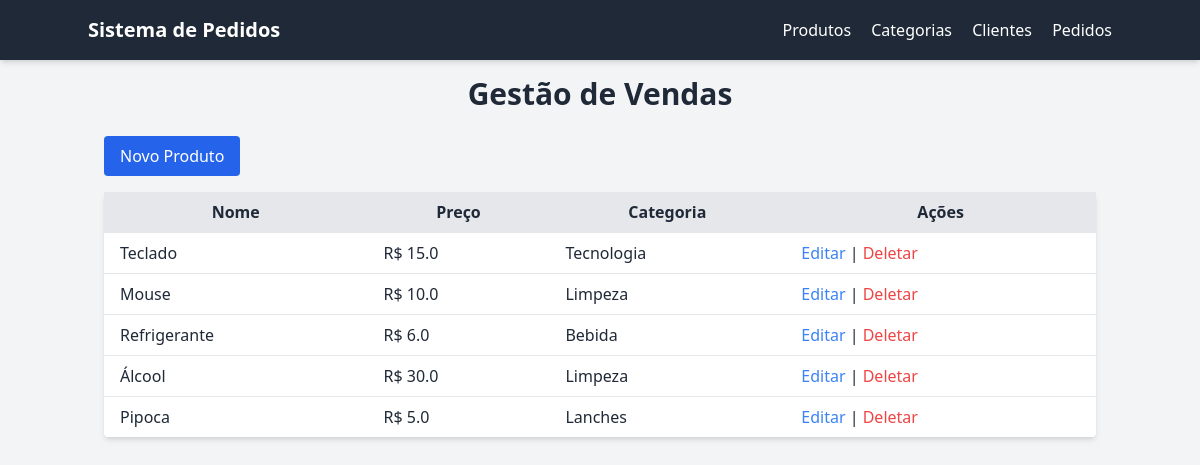
Page /products on the committed database.
### tables this page shows
CREATE TABLE products (
                id INTEGER PRIMARY KEY AUTOINCREMENT,
                name TEXT NOT NULL,
                price REAL NOT NULL,
                category_id INTEGER,
                FOREIGN KEY (category_id) REFERENCES categories (id)
            );

CREATE TABLE categories (
                id INTEGER PRIMARY KEY AUTOINCREMENT,
                name TEXT NOT NULL
            );

### main.py (the view)
@app.route('/products')
def list_products():
    with sqlite3.connect(DATABASE) as conn:
        cur = conn.cursor()
        cur.execute('''
            SELECT products.id, products.name, products.price, categories.name
            FROM products
            LEFT JOIN categories ON products.category_id = categories.id
        ''')
        products = cur.fetchall()
    return render_template('products/list.html', products=products)

### templates/products/list.html (shortened to what this page needs)
{% extends 'base_tailwind.html' %}
{% block content %}
<a href="{{ url_for('create_product') }}" class="bg-blue-600 text-white px-4 py-2 rounded mb-4 inline-block">Novo Produto</a>
<table class="w-full table-auto bg-white shadow-md rounded">
  <thead class="bg-gray-200">
    <tr>
      <th class="px-4 py-2">Nome</th>
      <th class="px-4 py-2">Preço</th>
      <th class="px-4 py-2">Categoria</th>
      <th class="px-4 py-2">Ações</th>
    </tr>
  </thead>
  <tbody>
    {% for p in products %}
    <tr class="border-t">
      <td class="px-4 py-2">{{ p[1] }}</td>
      <td class="px-4 py-2">R$ {{ p[2] }}</td>
      <td class="px-4 py-2">{{ p[3] or 'Sem categoria' }}</td>
      <td class="px-4 py-2">
        <a href="{{ url_for('edit_product', product_id=p[0]) }}" class="text-blue-500">Editar</a> |
        <a href="{{ url_for('delete_product', product_id=p[0]) }}" class="text-red-500">Deletar</a>
      </td>
    </tr>
    {% endfor %}
  </tbody>
</table>
{% endblock %}

### rows in the picture
products: name "Teclado", price "15.0", name "Tecnologia"
products: name "Mouse", price "10.0", name "Limpeza"
products: name "Refrigerante", price "6.0", name "Bebida"
products: name "Álcool", price "30.0", name "Limpeza"
products: name "Pipoca", price "5.0", name "Lanches"
